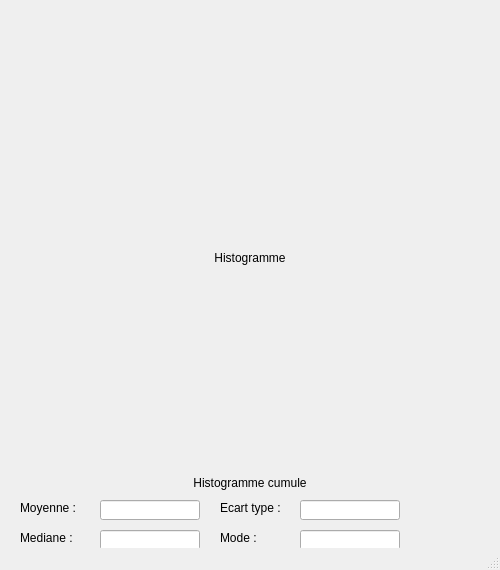
<?xml version="1.0" encoding="UTF-8"?>
<ui version="4.0">
 <class>GraphStat1DDiscrete</class>
 <widget class="QMainWindow" name="GraphStat1DDiscrete">
  <property name="geometry">
   <rect>
    <x>0</x>
    <y>0</y>
    <width>500</width>
    <height>570</height>
   </rect>
  </property>
  <property name="windowTitle">
   <string>GraphStat1DDiscrete</string>
  </property>
  <widget class="QWidget" name="centralWidget">
   <widget class="QLabel" name="labelHistogramme">
    <property name="geometry">
     <rect>
      <x>20</x>
      <y>250</y>
      <width>460</width>
      <height>15</height>
     </rect>
    </property>
    <property name="text">
     <string>Histogramme</string>
    </property>
    <property name="alignment">
     <set>Qt::AlignCenter</set>
    </property>
   </widget>
   <widget class="QLabel" name="labelHistogrammeCumule">
    <property name="geometry">
     <rect>
      <x>20</x>
      <y>475</y>
      <width>460</width>
      <height>15</height>
     </rect>
    </property>
    <property name="text">
     <string>Histogramme cumule</string>
    </property>
    <property name="alignment">
     <set>Qt::AlignCenter</set>
    </property>
   </widget>
   <widget class="QLabel" name="labelMoyenne">
    <property name="geometry">
     <rect>
      <x>20</x>
      <y>500</y>
      <width>80</width>
      <height>16</height>
     </rect>
    </property>
    <property name="text">
     <string>Moyenne :</string>
    </property>
   </widget>
   <widget class="QLineEdit" name="lineMoyenne">
    <property name="geometry">
     <rect>
      <x>100</x>
      <y>500</y>
      <width>100</width>
      <height>20</height>
     </rect>
    </property>
    <property name="readOnly">
     <bool>true</bool>
    </property>
   </widget>
   <widget class="QLabel" name="labelEcartType">
    <property name="geometry">
     <rect>
      <x>220</x>
      <y>500</y>
      <width>80</width>
      <height>16</height>
     </rect>
    </property>
    <property name="text">
     <string>Ecart type :</string>
    </property>
   </widget>
   <widget class="QLineEdit" name="lineEcartType">
    <property name="geometry">
     <rect>
      <x>300</x>
      <y>500</y>
      <width>100</width>
      <height>20</height>
     </rect>
    </property>
    <property name="readOnly">
     <bool>true</bool>
    </property>
   </widget>
   <widget class="QLabel" name="labelMediane">
    <property name="geometry">
     <rect>
      <x>20</x>
      <y>530</y>
      <width>80</width>
      <height>16</height>
     </rect>
    </property>
    <property name="text">
     <string>Mediane :</string>
    </property>
   </widget>
   <widget class="QLineEdit" name="lineMediane">
    <property name="geometry">
     <rect>
      <x>100</x>
      <y>530</y>
      <width>100</width>
      <height>20</height>
     </rect>
    </property>
    <property name="readOnly">
     <bool>true</bool>
    </property>
   </widget>
   <widget class="QLabel" name="labelMode">
    <property name="geometry">
     <rect>
      <x>220</x>
      <y>530</y>
      <width>80</width>
      <height>16</height>
     </rect>
    </property>
    <property name="text">
     <string>Mode :</string>
    </property>
   </widget>
   <widget class="QLineEdit" name="lineMode">
    <property name="geometry">
     <rect>
      <x>300</x>
      <y>530</y>
      <width>100</width>
      <height>20</height>
     </rect>
    </property>
    <property name="readOnly">
     <bool>true</bool>
    </property>
   </widget>
  </widget>
  <widget class="QMenuBar" name="menuBar">
   <property name="geometry">
    <rect>
     <x>0</x>
     <y>0</y>
     <width>500</width>
     <height>21</height>
    </rect>
   </property>
  </widget>
  <widget class="QStatusBar" name="statusBar"/>
 </widget>
 <layoutdefault spacing="6" margin="11"/>
 <resources/>
 <connections/>
</ui>
